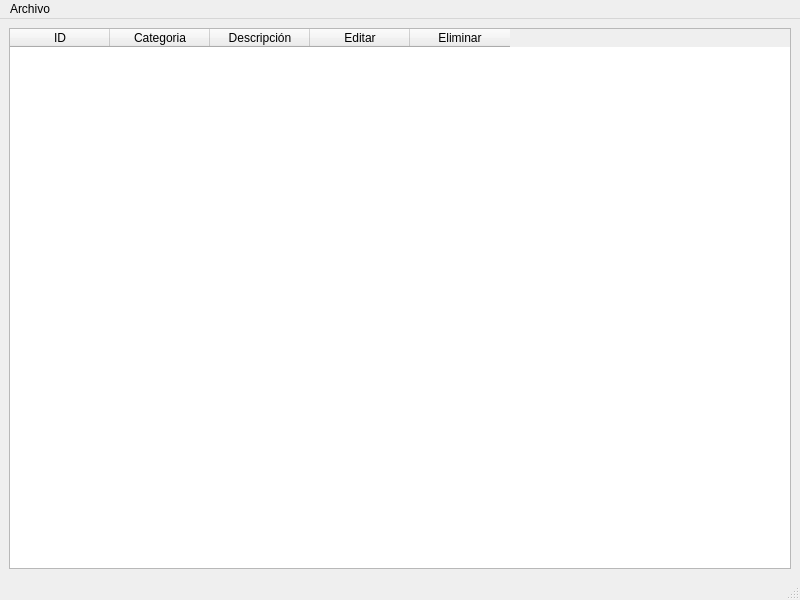
<?xml version="1.0" encoding="UTF-8"?>
<ui version="4.0">
 <class>categoryMainWindow</class>
 <widget class="QMainWindow" name="categoryMainWindow">
  <property name="geometry">
   <rect>
    <x>0</x>
    <y>0</y>
    <width>800</width>
    <height>600</height>
   </rect>
  </property>
  <property name="windowTitle">
   <string>Categorias</string>
  </property>
  <widget class="QWidget" name="centralwidget">
   <layout class="QHBoxLayout" name="horizontalLayout">
    <item>
     <widget class="QTableWidget" name="categoryTableWidget">
      <column>
       <property name="text">
        <string>ID</string>
       </property>
      </column>
      <column>
       <property name="text">
        <string>Categoria</string>
       </property>
      </column>
      <column>
       <property name="text">
        <string>Descripción</string>
       </property>
      </column>
      <column>
       <property name="text">
        <string>Editar</string>
       </property>
      </column>
      <column>
       <property name="text">
        <string>Eliminar</string>
       </property>
      </column>
     </widget>
    </item>
   </layout>
  </widget>
  <widget class="QMenuBar" name="menubar">
   <property name="geometry">
    <rect>
     <x>0</x>
     <y>0</y>
     <width>800</width>
     <height>26</height>
    </rect>
   </property>
   <widget class="QMenu" name="menuArchivo">
    <property name="title">
     <string>Archivo</string>
    </property>
    <addaction name="newCategoryFormButton"/>
    <addaction name="quitCategoryFormButton"/>
   </widget>
   <addaction name="menuArchivo"/>
  </widget>
  <widget class="QStatusBar" name="statusbar"/>
  <action name="newCategoryFormButton">
   <property name="text">
    <string>Nueva Categoría</string>
   </property>
  </action>
  <action name="quitCategoryFormButton">
   <property name="text">
    <string>Salir</string>
   </property>
  </action>
 </widget>
 <resources/>
 <connections/>
</ui>
